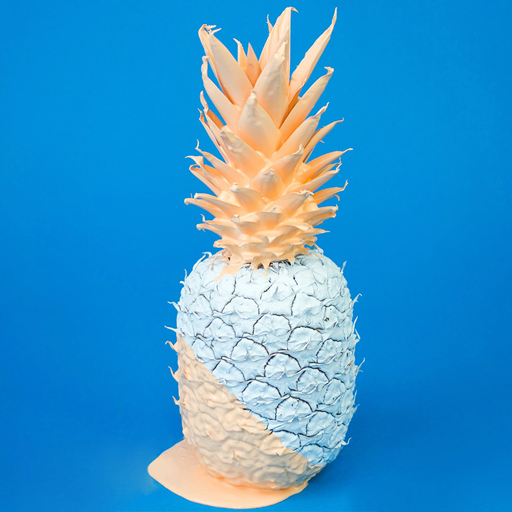
#> input picture examples/pineapple.bmp, 512 x 512 px
$ python alpha_and_qim.py
#> lines starting #> are read from the running program, lines starting #| are printed output that depends on the picture
### watermarks.py
import PIL.Image as Image
from additions import tint, tup_sum, tup_dif, tup_total, tup_mul, empty_rgb_matrix, pave_image
from fusions import fusion_two_images


# [14 lines left out: function embed_wmark_additive, not called in this run]


def quantum(channels, delta):
    output = []
    for el in channels:
        output.append(delta * int((el + 0.5) / delta))
    return output


# [14 lines of commented-out code are left out]


def embed_wm_dm_qim(key, delta, orig_img: Image.Image, watermark: Image.Image) -> Image.Image:
    import random
    from numpy import sign
    new_img = orig_img.copy()
    wm_wid = watermark.width
    wm_hei = watermark.height
    # d0, d1 = generate_dither_vectors(key, delta, orig_img.size)
    dlh = delta / 2
    random.seed(key)
    for i in range(orig_img.width):
        for j in range(orig_img.height):
            elem = int(delta * (random.random() - 0.5))
            sec_elem = int(elem - sign(elem) * dlh)
            d0_ij = elem, elem, elem
            d1_ij = sec_elem, sec_elem, sec_elem

            w_pixel = watermark.getpixel((i % wm_wid, j % wm_hei))
            dither_value = d1_ij if tup_total(w_pixel) > 0 else d0_ij
            orig_pix = list(orig_img.getpixel((i, j)))
            cw_pixel = tup_dif(quantum(tup_sum(orig_pix, dither_value), delta), dither_value)
            new_img.putpixel((i, j), tuple(tint(cw_pixel)))
    return new_img


# [26 lines left out: function extract_wm_dm_qim, not called in this run]


def qim_extract_result(wm_extracted, wm_orig) -> float:
    return 0


# [132 lines left out: functions embed_wm_dct, tsum_dist, extract_wm_dct, gen_norm_random_mat, gen_wm_blind_template, embed_wm_blind_multi and 3 more, not called in this run]

### additions.py
import PIL.Image as Image
import numpy as np
import matplotlib.pyplot as plt


# [5 lines left out: function draw_graph_and_save, not called in this run]


def adjust_channels(coef: float, ch1: np.ndarray, ch2: np.ndarray, ch3: np.ndarray) -> tuple:
    return ch1 * coef, ch2 * coef, ch3 * coef


def dct2(block):
    from scipy.fftpack import dct
    return dct(dct(block.T, norm='ortho').T, norm='ortho')


def idct2(block):
    from scipy.fftpack import idct
    return idct(idct(block.T, norm='ortho').T, norm='ortho')


# [36 lines left out: functions low_pass_filter, high_pass_filter, get_imp_noise, not called in this run]


def gaussian(x, mu, sig):
    from math import sqrt, pi
    return 1. / (sqrt(2. * pi) * sig) * np.exp(-np.power((x - mu) / sig, 2.) / 2)


# [48 lines left out: functions gauss_noisy_shots, image_add_aperture, enoise_image_mul, pave_image, expand_image, not called in this run]


def empty_rgb_matrix(lng, wid) -> list:
    return [[[0, 0, 0] for i in range(lng)] for j in range(wid)]


def tint(tuple_one):
    res = []
    for el in tuple_one:
        res.append(int(el))
    return res


# [4 lines left out: function tup_mul, not called in this run]


def tup_sum(tuple_one, tuple_two):
    res = []
    for i in range(len(tuple_one)):
        res.append(tuple_one[i] + tuple_two[i])
    return res


def tup_dif(tuple_one, tuple_two):
    res = []
    for el in range(len(tuple_one)):
        res.append(tuple_one[el] - tuple_two[el])
    return res


def tup_total(tuple_one):
    total = 0
    for elm in tuple_one:
        total += elm
    return total


# [17 lines left out: functions tup_max, tup_sort, not called in this run]


def tup_median(tuple_list: list):
    return tuple_list[len(tuple_list) // 2]

### alpha_and_qim.py
import PIL.Image as Image
from additions import draw_graph_and_save
from watermarks import embed_wm_dm_qim, extract_wm_dm_qim
from fusions import fusion_two_images


folder = 'examples/'
image_name = 'pineapple'
sec_name = 'sunflowers'
original: Image.Image = Image.open(folder + image_name + '.bmp')
#> original is the input picture: PIL image 512x512 RGB; mean R, G, B 56.1, 150.4, 203.3
second: Image.Image = Image.open(folder + sec_name + '.bmp')
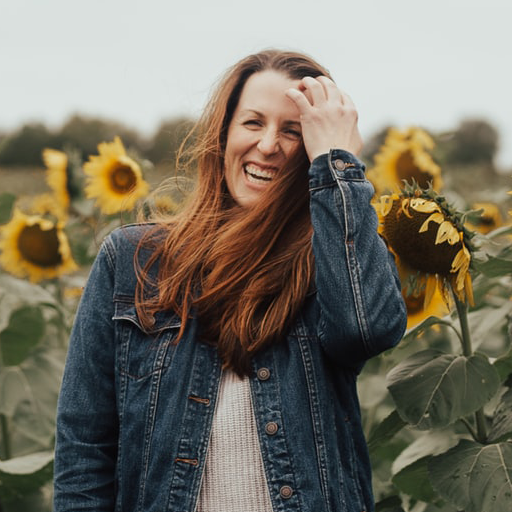
#> input picture examples/sunflowers.bmp, 512 x 512 px
#> second is the input picture: PIL image 512x512 RGB; mean R, G, B 118.7, 113.4, 99.9
watermark: Image.Image = Image.open(folder + 'wm.bmp')
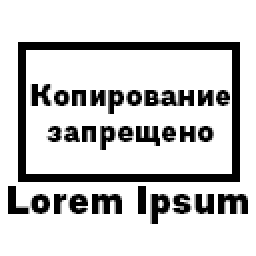
#> input picture examples/wm.bmp, 128 x 128 px (shown 2 times larger)
#> watermark is the input picture: PIL image 128x128 RGB; min 0, max 255, mean 207.1
secret_key = 'lilly'

second = embed_wm_dm_qim(secret_key, 16, second, watermark)
#> (the run stopped early here; a loop or call above may not have finished)
